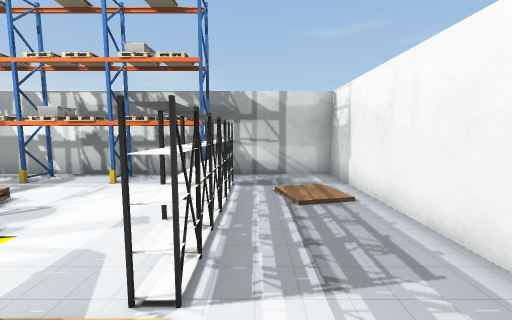
view 1 (above)

22 first-person views from a walk through a 3-D level made in the Unity game engine. The camera is 1.5 m above the floor, tilts 6° down and sees 90° across. Doors are open. The floor is counted in squares, 1 m on a side. Each view is taken from the middle of a square. On the plan, view 1 faces up. The plan holds only what a view shows up to about 13 squares ahead; the rest is blank. The player character is not drawn. Some surface patterns are stand-ins.

view 2
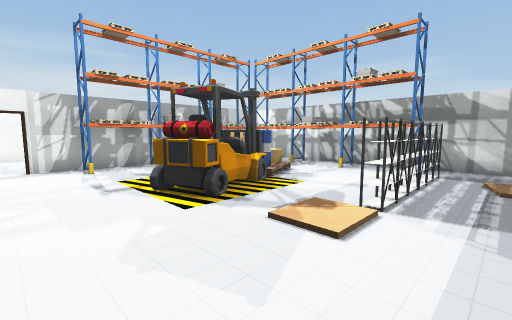

view 3
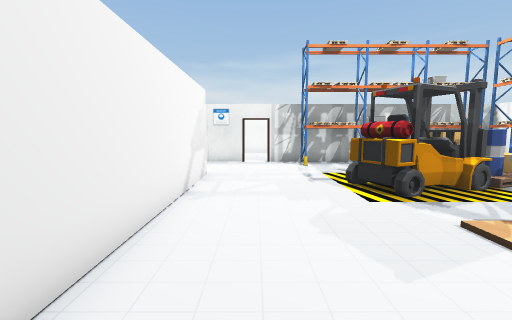

view 4
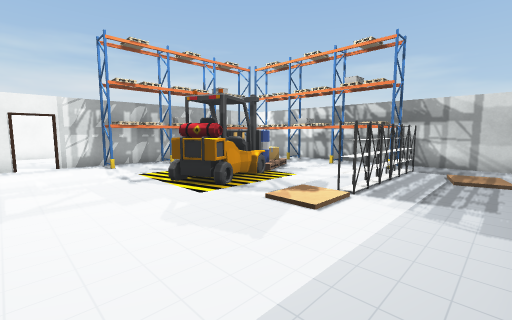

view 5
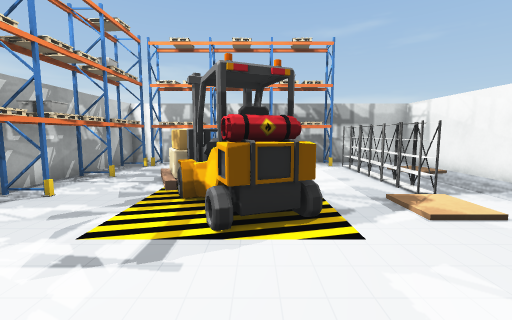

view 6
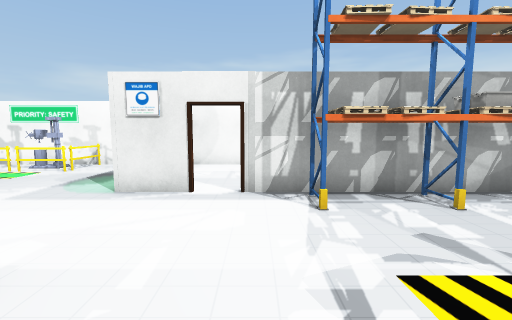

view 7
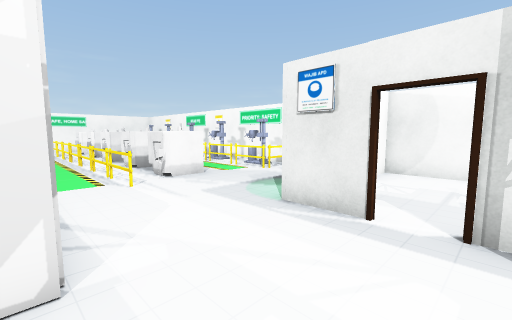

view 8
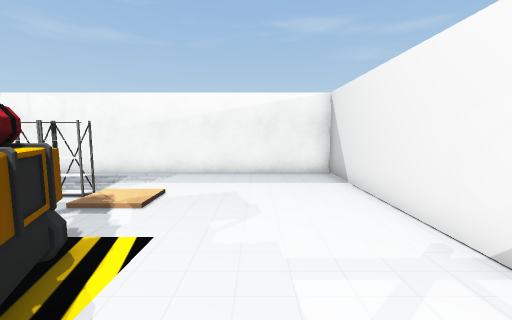

view 9
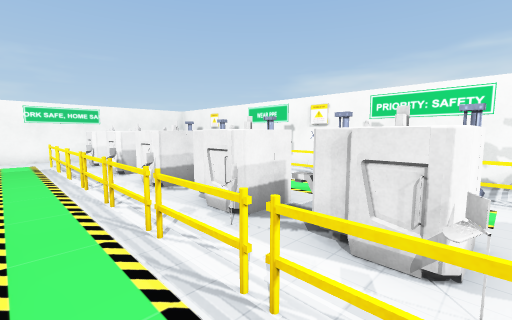

view 10
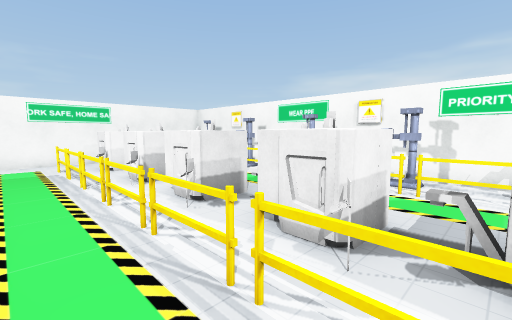

view 11
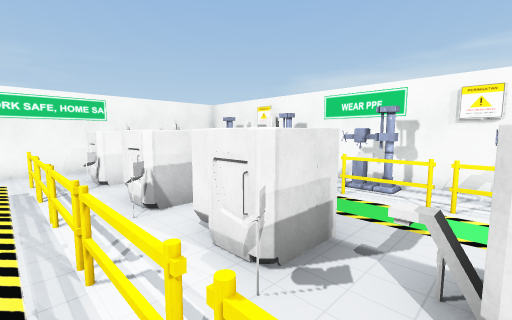

view 12
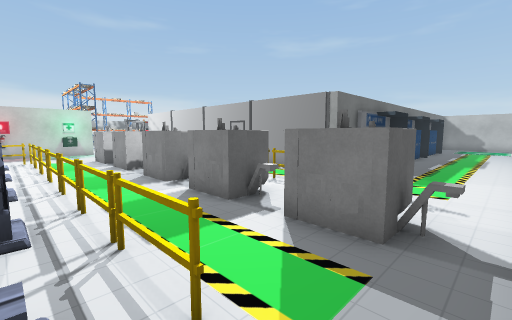

view 13
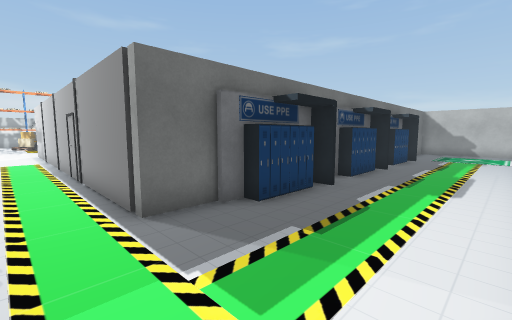

view 14
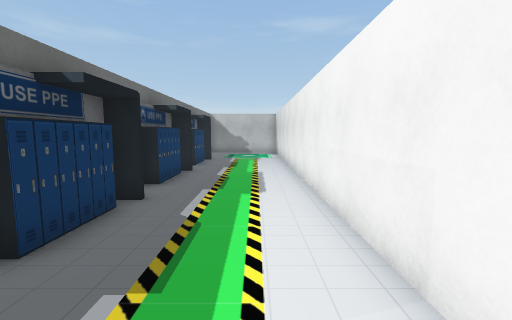

view 15
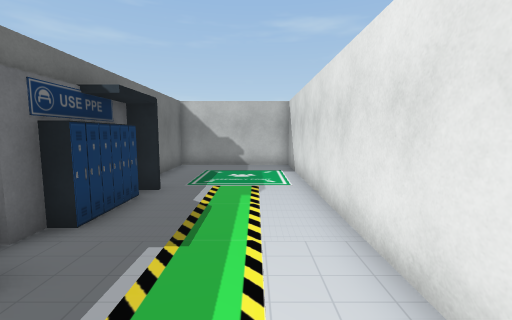

view 16
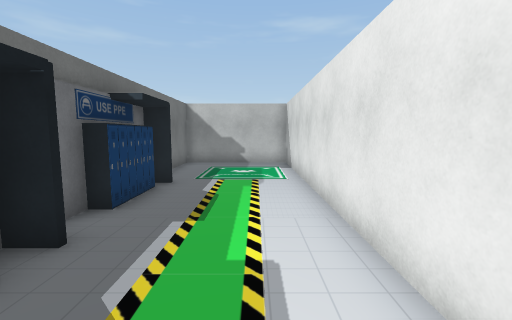

view 17
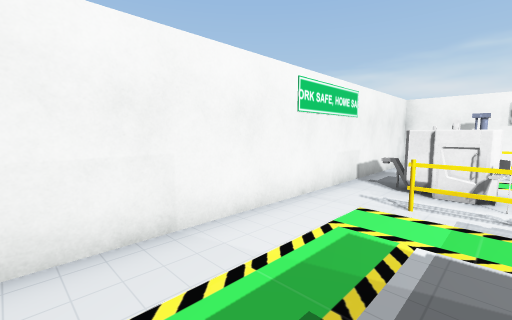

view 18
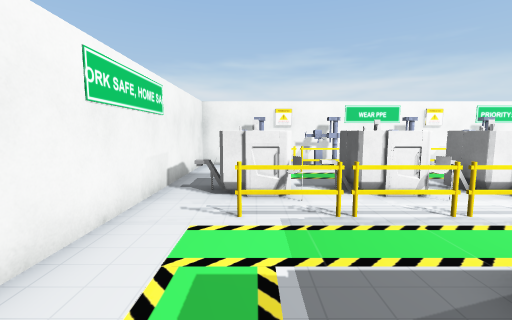

view 19
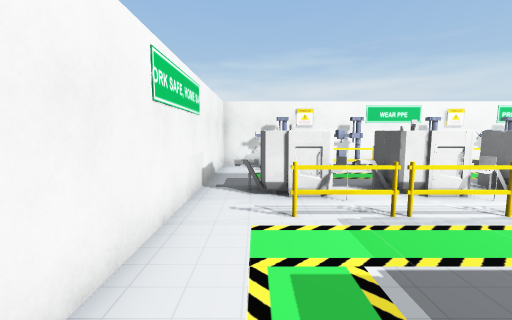

view 20
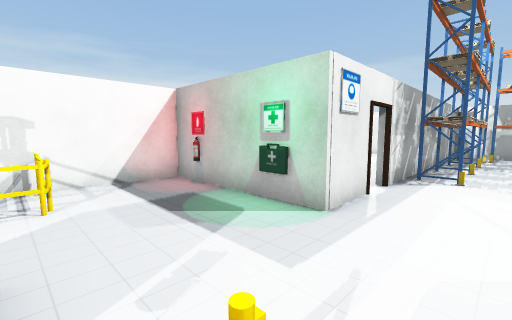

view 21
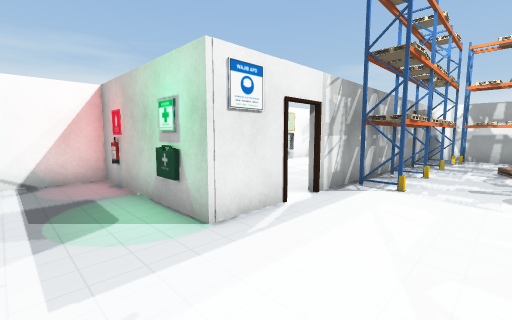

view 22
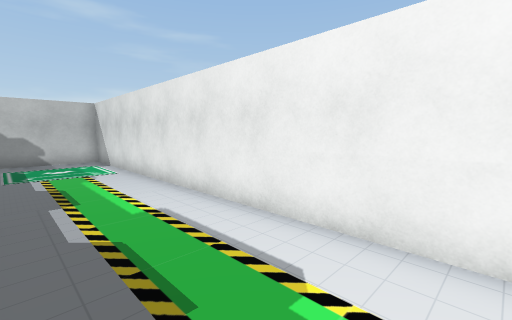

### Floor plan
Points are (right, up) in squares from view 1. A wall is a line through its corners. A room is listed if a view was taken in it or the views show most of it. See-through windows are left out.
Room 1 (views 1, 2, 3, 4, 5, 6, 7, 8)
walls: (-6.4, -4.8) (2.8, -4.8) (2.8, 9.4) (-10.8, 9.4); (-11.4, 5.7) (-11.4, -2.3); (-11.4, 9) (-11.4, 7.4)
ways out: opening at (-8.5, -4) to room 2; opening at (-11.5, 6.5); open door at (-11.5, -3)
objects: other object (-10, -1); other object (-10, 2); other object (-10, 5); other object (-10, 7); other object (-10, 8); other object (-8, 3) to (-7, 4); other object (-7, 0) to (-4, 3); other object (-7, 5) to (-6, 5); other object (-7, 8); other object (-6, 3); other object (-6, 4) to (-5, 4); other object (-4, 8); other object (-2, 8); other object (-1, 2) to (-1, 4); other object (-1, 5) to (-1, 7)
Room 2 (views 9, 10, 11, 12, 13, 14, 15, 16, 17, 18, 19, 20, 21, 22)
walls: (-7.3, -17.6) (-7.3, -15.5); (-7.3, -20.6) (-7.3, -19.5); (-5.6, -21.5) (-6.6, -21.5); (-7.4, -4.8) (-6.4, -4.8); (-11.4, -3.5) (-11.4, -5.6) (-17.3, -5.6) (-17.3, -26.6) (12.1, -26.6) (12.1, -21.5) (9.2, -21.5)
ways out: opening at (-8.5, -4) to room 1
objects: other object (-16, -25) to (-16, -24); other object (-16, -22) to (-16, -20); other object (-16, -18) to (-16, -17); other object (-16, -15) to (-16, -14); other object (-16, -12) to (-16, -11); other object (-16, -9); other object (-15, -24) to (-15, -23); other object (-15, -22) to (-15, -21); other object (-15, -20) to (-15, -19); other object (-15, -18) to (-15, -17); other object (-15, -16) to (-15, -14); other object (-15, -13) to (-15, -12); other object (-15, -11) to (-15, -10); other object (-12, -25) to (-11, -23); other object (-12, -22) to (-11, -20); other object (-12, -19) to (-11, -17); other object (-12, -16) to (-11, -13); other object (-12, -13) to (-11, -10); other object (-10, -24) to (-10, -23); other object (-10, -22) to (-10, -21); other object (-10, -20) to (-10, -19); other object (-10, -18) to (-10, -17); other object (-10, -16) to (-10, -14); other object (-10, -13) to (-10, -12); other object (-10, -11) to (-10, -10); other object (-5, -22) to (-2, -22); other object (-1, -22) to (2, -22); other object (4, -22) to (7, -22)

Positions as (right, up) in squares from view 1, and headings:
1: (0, 0), facing up
2: (1, -3), facing up-left
3: (2, -3), facing left
4: (2, -4), facing up-left
5: (-5, -4), facing up
6: (-5, -2), facing left
7: (-7, -2), facing down-left
8: (-7, -2), facing right
9: (-8, -10), facing down-left
10: (-8, -12), facing down-left
11: (-9, -15), facing down-left
12: (-16, -26), facing up-right
13: (-9, -26), facing up-right
14: (-8, -25), facing right
15: (0, -25), facing right
16: (-1, -25), facing right
17: (-4, -23), facing down-left
18: (-5, -24), facing left
19: (-5, -25), facing left
20: (-9, -10), facing up-left
21: (-8, -8), facing up-left
22: (-3, -23), facing down-right
